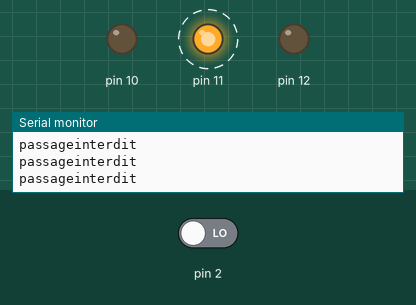
This sketch was run on a simulated Arduino Uno, built with avr-gcc and run on an emulated ATmega328P. On the bench: output pins drawn as LEDs (lit = HIGH), the last lines printed to the serial monitor. Dashed ring = blinking. The inputs (shaded band) are chosen by the test bench; at power-on: pin 2 LOW.

Above: at 1.3 s.
1.7 s: pin 2 driven HIGH
At 2.6 s:
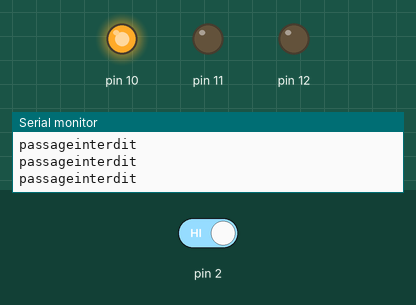
At 6.1 s:
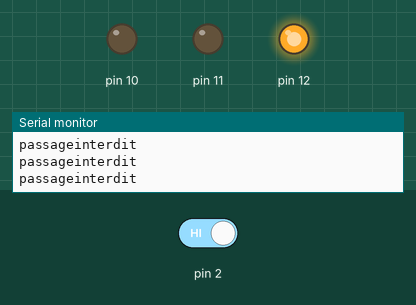
Timing chart, 0 to 12.5 s (numbered marks = the images above; inputs shaded):
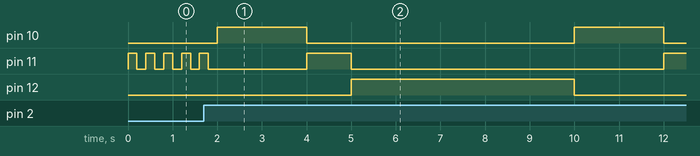

Measured:
- after the input at 1.7 s, pin 10: alternates HIGH for 2.0 s and LOW for 6.0 s, starting after 0.30 s; pin 12: LOW → HIGH after 3.3 s, → LOW 5.0 s later

The sketch:

arduino_code_Ap2.ino
```cpp
void setup() {
  pinMode(2,INPUT);
  pinMode(10,OUTPUT);
  pinMode(11,OUTPUT);
  pinMode(12,OUTPUT);
  Serial.begin(9600);


}


void loop() {
  if (digitalRead(2)==1)   {
    digitalWrite(10,HIGH);
    delay(2000);
    digitalWrite(10,0);
    digitalWrite(11,1);
    delay(1000);
    digitalWrite(11,0);
    digitalWrite(12,1);
    delay(5000);
    Serial.println( "passage autorisé");
    digitalWrite(12,0);


    }

    else {
   digitalWrite(11,1);
   delay(200);
   digitalWrite(11,0);
   delay(200);
   Serial.println( "passageinterdit");

}
}
```
